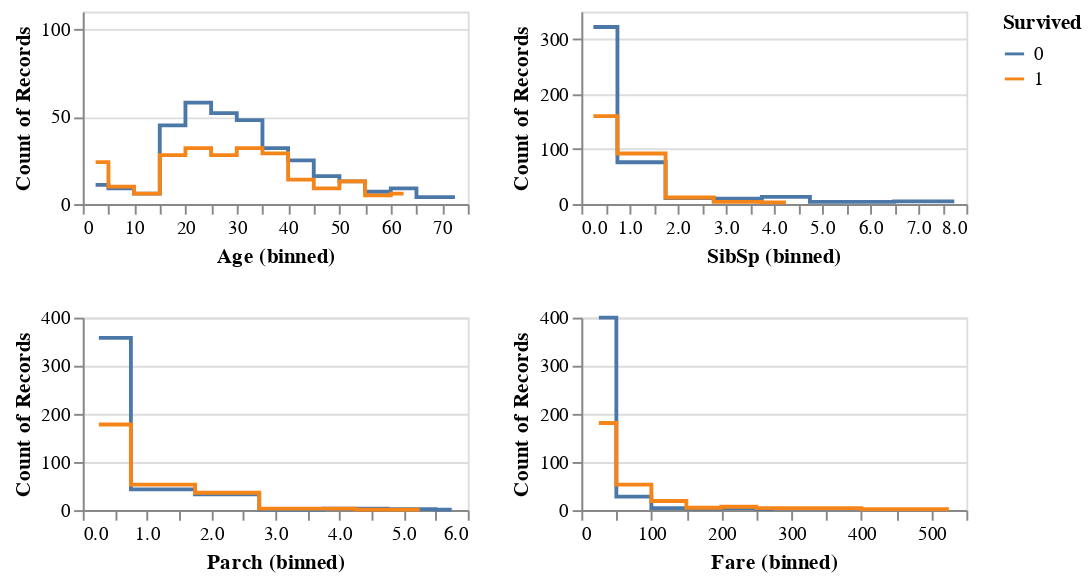

Notebook cell for this chart:
### Markdown cell above
## 3.4 EDA - Numeric features

### Code cell
numeric_plots = alt.Chart(train_df).mark_line(interpolate="step").encode(
    x=alt.X(alt.repeat("repeat"), type="quantitative", bin=alt.Bin(maxbins=20)), y="count()", color="Survived:N"
).properties(width=200, height=100).repeat(repeat = numeric_features, columns=2)
numeric_plots

### Figure 1 — Vega-Lite specification as saved in the notebook (floating-point values rounded to 4 significant figures; data arrays with more than 128 entries replaced by an {"elided": "..."} marker saying what was removed)
{"config": {"view": {"continuousWidth": 400, "continuousHeight": 300}}, "repeat": ["Age", "SibSp", "Parch", "Fare"], "spec": {"data": {"name": "data-0048001b93a9ffe2a3bec823c805be87"}, "mark": {"type": "line", "interpolate": "step"}, "encoding": {"color": {"type": "nominal", "field": "Survived"}, "x": {"type": "quantitative", "bin": {"maxbins": 20}, "field": {"repeat": "repeat"}}, "y": {"type": "quantitative", "aggregate": "count"}}, "height": 100, "width": 200}, "columns": 2, "$schema": "https://vega.github.io/schema/vega-lite/v4.8.1.json", "datasets": {"data-0048001b93a9ffe2a3bec823c805be87": {"elided": "712 records"}}}
